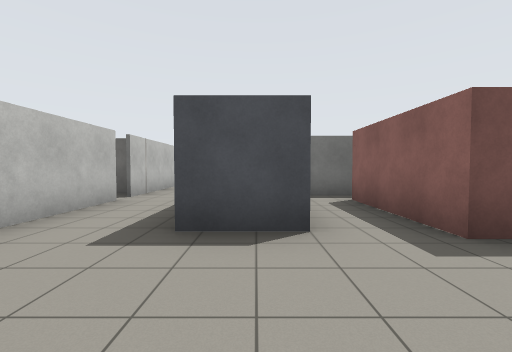
view 1 (above)

16 first-person views from a walk through a robot-simulator world made for Gazebo. The camera is 1.2 m above the floor, tilts 2° down and sees 90° across. The floor is counted in squares, 2 m on a side. Each view is taken from the middle of a square. On the plan, view 1 faces up. The plan holds only what a view shows up to about 9 squares ahead; the rest is blank.

view 2
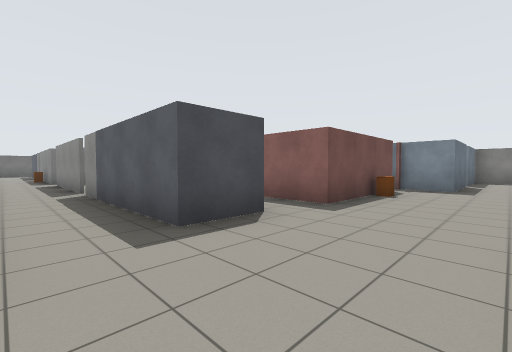

view 3
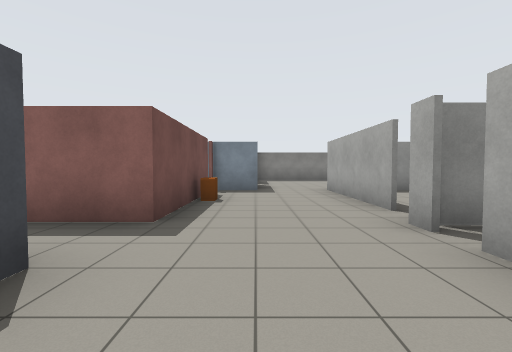

view 4
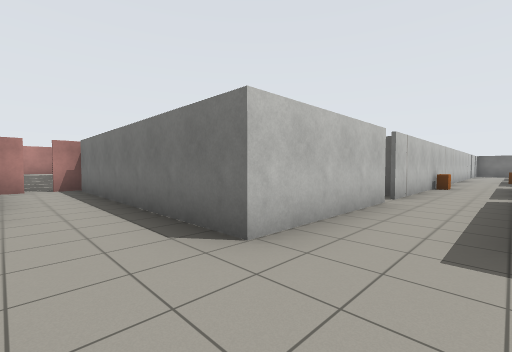

view 5
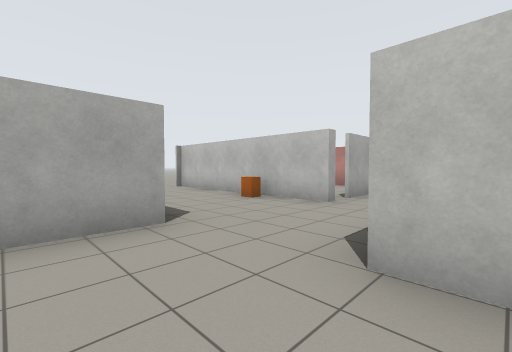

view 6
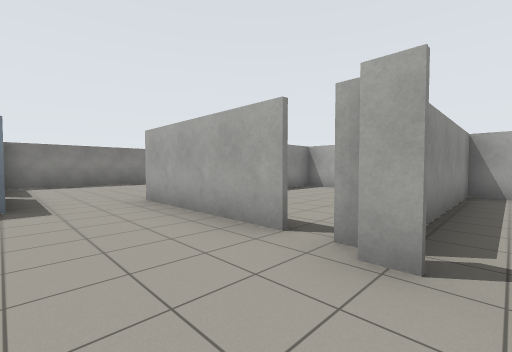

view 7
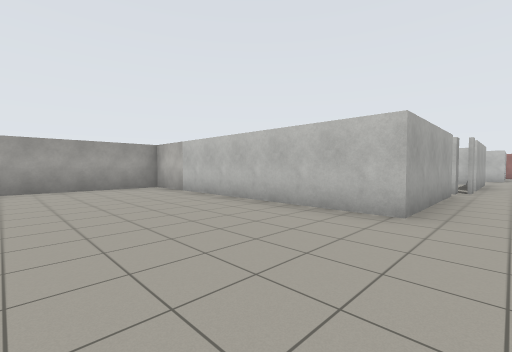

view 8
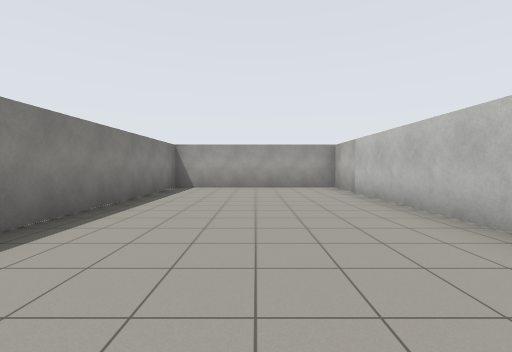

view 9
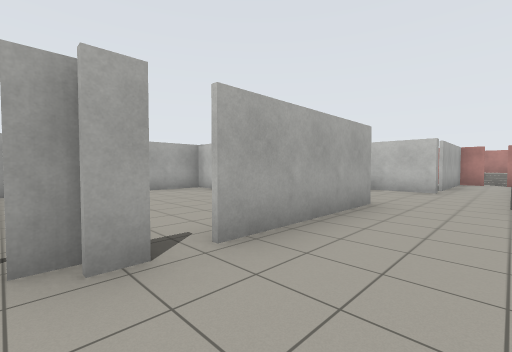

view 10
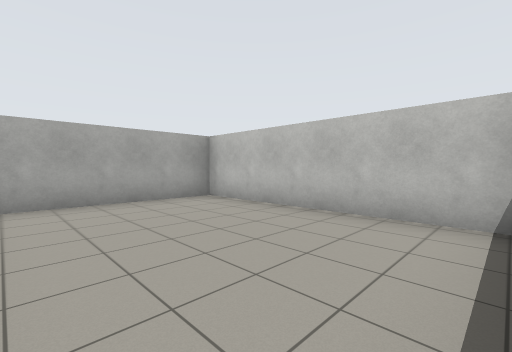

view 11
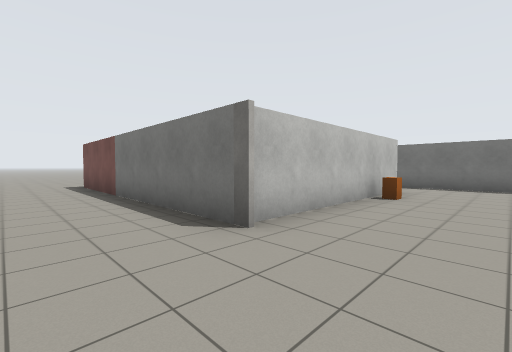

view 12
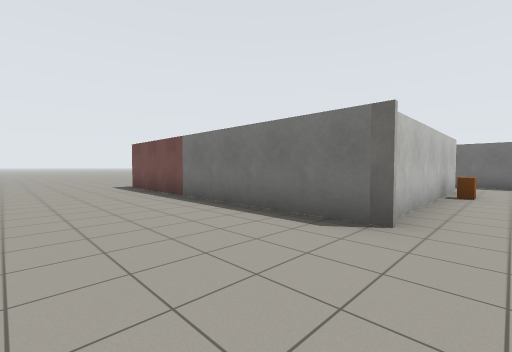

view 13
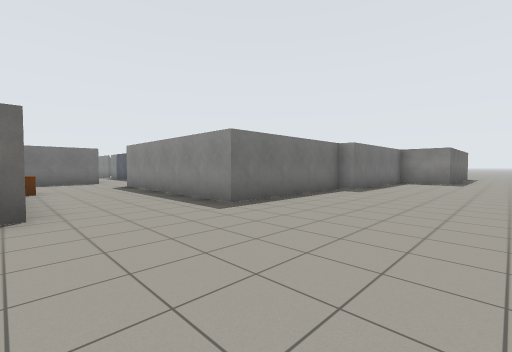

view 14
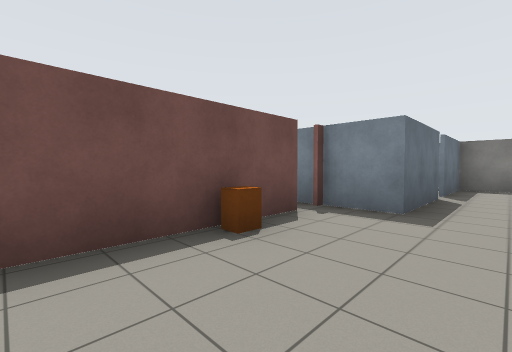

view 15
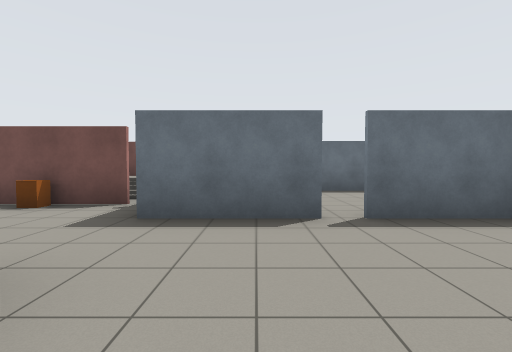

view 16
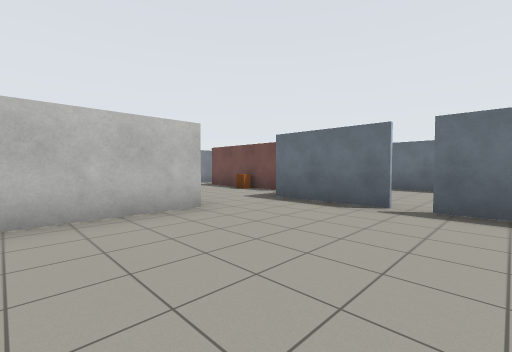

### Floor plan
Points are (right, up) in squares from view 1. A wall is a line through its corners. A room is listed if a view was taken in it or the views show most of it. See-through windows are left out.
Room 1 (views 1, 2, 3, 4, 5, 6, 9, 10, 14)
walls: (-2.2, -0.6) (0.9, -0.6); (-2.5, 4.6) (-2.5, 1.4) (-8.5, 1.4); (2.5, -0.9) (5.7, -0.9); (2.1, 5.4) (1.1, 5.4); (-0.7, 6.7) (-0.7, 10.2); (5, 2.1) (1.8, 2.1) (1.8, 4.7); (6.5, 1) (5.6, 1) (5.6, 2.6); (-2.5, 9.5) (-2.5, 5)
ways out: opening at (6, 0) to room 2; opening at (-3.5, -1) to room 3; opening at (1, -1) to room 4; opening at (-2, 10); gap at (-3, 5)
objects: white box (-5, 0); orange box (-2, 8); grey box (-1, 3) to (0, 5); white box (-1, 6); white box (2, -1); orange box (4, 2); pink box (6, 2)
Room 2 (views 7, 8, 15, 16)
walls: (5.7, -0.9) (5.7, -7.5) (10.4, -7.5) (10.4, 1.5); (7.9, 1) (6.5, 1); (10.4, 1) (8.3, 1)
ways out: opening at (6, 0) to room 1; opening at (8, 1)
Room 3 (views 11, 12, 13)
walls: (-5.4, -5.3) (-11.9, -5.3); (1.6, -5.6) (-2.2, -5.6) (-2.2, -0.6); (-5, -0.2) (-5, -4.6); (4.9, -6) (1.8, -6); (6.4, -7.5) (5.6, -7.5) (5.6, -4.9)
ways out: opening at (-3.5, -1) to room 1
objects: grey box (-5, -5); orange box (-5, -2)
Room 4 (no view inside)
walls: (-2.2, -0.9) (-2.2, -5.6) (1.6, -5.6); (1.8, -6) (1.8, -2)
ways out: opening at (1, -1) to room 1

Positions as (right, up) in squares from view 1, and headings:
1: (0, 0), facing up
2: (-2, 0), facing up-right
3: (-1, 1), facing right
4: (-1, 0), facing up-left
5: (-1, 2), facing down-left
6: (1, 1), facing down-right
7: (9, 0), facing down-left
8: (8, 0), facing down
9: (2, 1), facing down-left
10: (1, -1), facing down-left
11: (-3, -7), facing up-left
12: (-4, -8), facing up-left
13: (-5, -9), facing up-right
14: (2, 0), facing up-right
15: (7, -2), facing up
16: (9, -3), facing up-left
